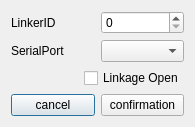
<?xml version="1.0" encoding="UTF-8"?>
<ui version="4.0">
 <class>GatewayLinkerDlg</class>
 <widget class="QDialog" name="GatewayLinkerDlg">
  <property name="geometry">
   <rect>
    <x>0</x>
    <y>0</y>
    <width>195</width>
    <height>127</height>
   </rect>
  </property>
  <property name="windowTitle">
   <string>Dialog</string>
  </property>
  <layout class="QVBoxLayout" name="verticalLayout">
   <item>
    <layout class="QHBoxLayout" name="horizontalLayout_11">
     <item>
      <layout class="QVBoxLayout" name="verticalLayout_7">
       <item>
        <widget class="QLabel" name="LinkerIdlabel">
         <property name="text">
          <string>LinkerID</string>
         </property>
        </widget>
       </item>
       <item>
        <widget class="QLabel" name="SerialPortLabel">
         <property name="text">
          <string>SerialPort</string>
         </property>
        </widget>
       </item>
      </layout>
     </item>
     <item>
      <layout class="QVBoxLayout" name="verticalLayout_8">
       <item>
        <widget class="QSpinBox" name="linkerIdList"/>
       </item>
       <item>
        <widget class="QComboBox" name="serialPortList"/>
       </item>
      </layout>
     </item>
    </layout>
   </item>
   <item>
    <layout class="QHBoxLayout" name="horizontalLayout_12">
     <item>
      <spacer name="horizontalSpacer">
       <property name="orientation">
        <enum>Qt::Horizontal</enum>
       </property>
       <property name="sizeHint" stdset="0">
        <size>
         <width>40</width>
         <height>20</height>
        </size>
       </property>
      </spacer>
     </item>
     <item>
      <widget class="QCheckBox" name="linkerOpenFlag">
       <property name="text">
        <string>Linkage Open</string>
       </property>
      </widget>
     </item>
    </layout>
   </item>
   <item>
    <layout class="QHBoxLayout" name="horizontalLayout">
     <item>
      <widget class="QPushButton" name="cancelBtn">
       <property name="text">
        <string>cancel</string>
       </property>
      </widget>
     </item>
     <item>
      <widget class="QPushButton" name="confirmBtn">
       <property name="text">
        <string>confirmation</string>
       </property>
      </widget>
     </item>
    </layout>
   </item>
  </layout>
 </widget>
 <resources/>
 <connections/>
</ui>
